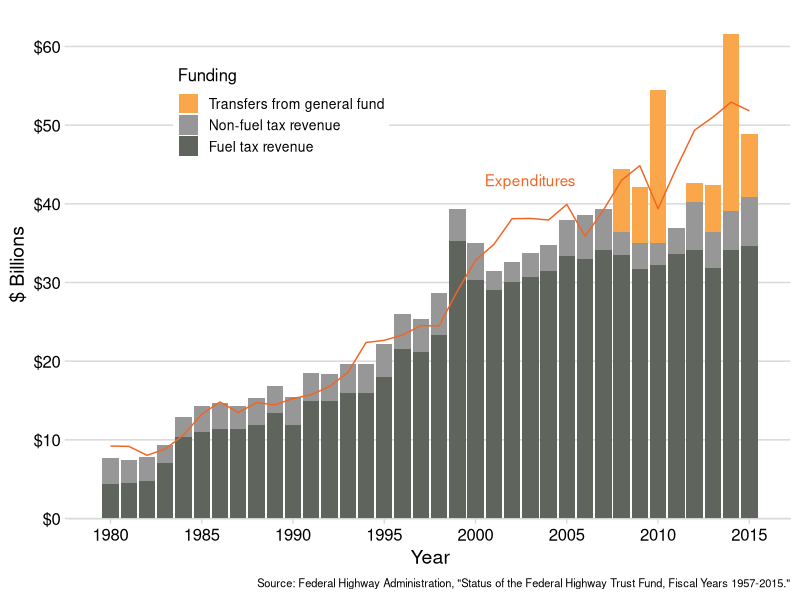
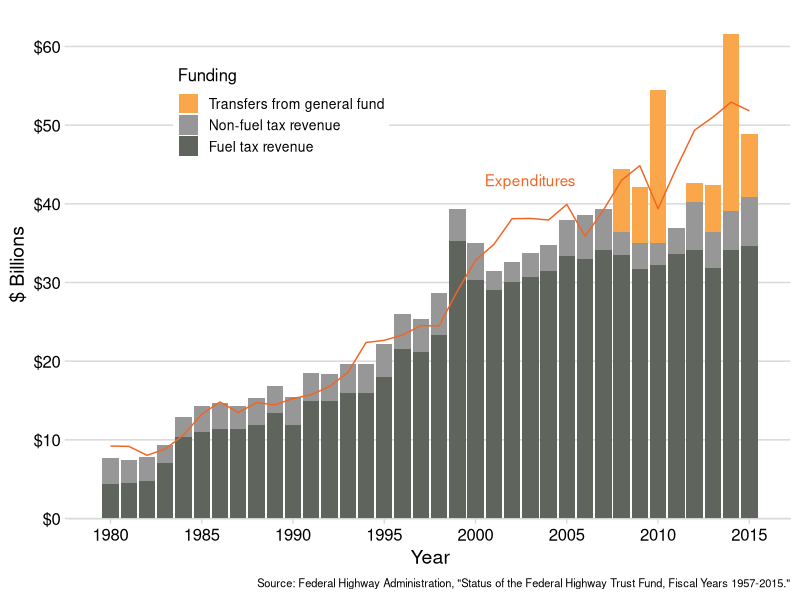

Here is the R script that generated these plots, in order:
# Author: John Paul Helveston
# Date: First written on Monday, August 28, 2017
#
# To generate the plots in the "plots" folder, go back and follow the
# instructions in the "README.md" file in the parent directory.
#
# Description:
# Federal highway fund revenues and expenditures in real dollars from 
# 1980 to 2015.

# For details on data sources, see the "data_source.txt" file

library(tidyverse)
library(cowplot)

# --------------------------------------------------------------------------

# Import data for plotting
plotData <- read_csv(file.path('usHighwayFund', 'data', 'plotData2015.csv'))
revenueData <- plotData %>%
    gather(type, revenue, fuelRev:transfers) %>%
    select(year, type, revenue) %>% 
    mutate(
        type = fct_relevel(type, 
        c('transfers', 'nonFuelRev', 'fuelRev')),
        type = fct_recode(type, 
        "Fuel tax revenue" = "fuelRev", 
        "Non-fuel tax revenue" = "nonFuelRev",
        "Transfers from general fund" = "transfers"))
expenditureData <- plotData[c('year', 'expenditures')]

# Set plot colors
plotColors <- c('#faa74b', '#979797', '#5f645d')

# Make the plot
usHighwayFund <- ggplot(revenueData,
    aes(x = year, y = revenue)) +
    geom_col(aes(fill = type)) +
    geom_line(data = expenditureData, aes(x=year, y=expenditures),
        color = '#f16523') +
    annotate(geom = 'text', x = 2003, y = 43, color = '#f16523', 
             label = 'Expenditures') + 
    scale_fill_manual(values = plotColors) +
    scale_x_continuous(breaks = seq(1980, 2015, 5)) +
    scale_y_continuous(
        breaks = seq(0, 60, 10), labels = scales::dollar,
        expand = expand_scale(mult = c(0, 0.05))) +
    theme_minimal_hgrid() +
    theme(legend.position = c(0.15, 0.8),
          legend.background = element_rect(
          fill = 'white', color = 'white', size = 3),
          legend.text = element_text(size = 10),
          legend.title = element_text(size = 12), 
          plot.caption = element_text(size = 8)) +
    labs(x = 'Year', 
         y = '$ Billions', 
         fill = 'Funding',
         caption = 'Source: Federal Highway Administration, "Status of the Federal Highway Trust Fund, Fiscal Years 1957-2015."') 

ggsave(file.path('usHighwayFund', 'plots', 'usHighwayFund2015.pdf'),
       usHighwayFund, width=7, height=5)

ggsave(file.path('usHighwayFund', 'plots', 'usHighwayFund2015.png'),
       usHighwayFund, width=7, height=5)
